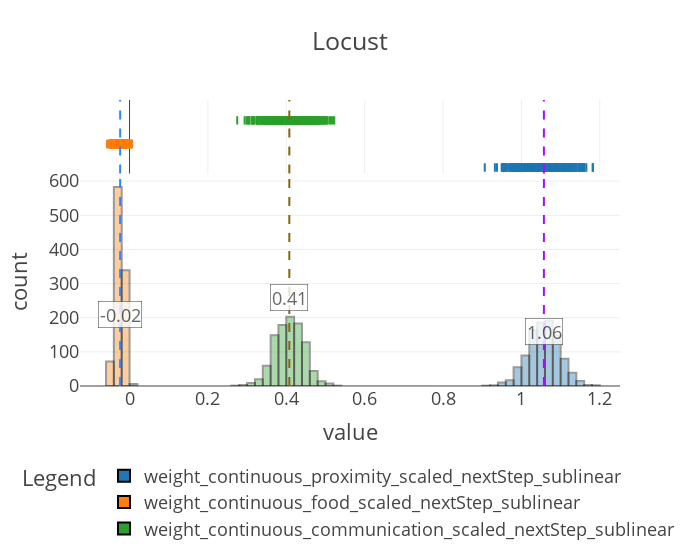

The cell this chart's notebook holds for it:
### Code cell
selected_sites = [
    key
    for key in results_locust["samples"].keys()
    if key.startswith("weight") and not key.endswith("sigma")
]
selected_samples = {key: results_locust["samples"][key] for key in selected_sites}

ft.plot_coefs(selected_samples, "Locust", nbins=120, ann_start_y=160, ann_break_y=50)

### Figure 1 — Plotly figure (JSON) as saved in the notebook; plotly's stock layout.template omitted (floating-point values rounded to 4 significant figures; data arrays with more than 128 entries replaced by an {"elided": "..."} marker saying what was removed)
{"data": [{"alignmentgroup": "True", "bingroup": "x", "hovertemplate": "coefficient=weight_continuous_proximity_scaled_nextStep_sublinear<br>value=%{x}<br>count=%{y}<extra></extra>", "legendgroup": "weight_continuous_proximity_scaled_nextStep_sublinear", "marker": {"color": "#1F77B4", "line": {"color": "Black", "width": 2}, "opacity": 0.4, "pattern": {"shape": ""}}, "name": "weight_continuous_proximity_scaled_nextStep_sublinear", "nbinsx": 120, "offsetgroup": "weight_continuous_proximity_scaled_nextStep_sublinear", "orientation": "v", "showlegend": true, "type": "histogram", "x": {"elided": "1000 float values"}, "xaxis": "x", "yaxis": "y"}, {"alignmentgroup": "True", "boxpoints": "all", "fillcolor": "rgba(255,255,255,0)", "hoveron": "points", "hovertemplate": "coefficient=weight_continuous_proximity_scaled_nextStep_sublinear<br>value=%{x}<extra></extra>", "jitter": 0, "legendgroup": "weight_continuous_proximity_scaled_nextStep_sublinear", "line": {"color": "rgba(255,255,255,0)"}, "marker": {"color": "#1F77B4", "line": {"color": "Black", "width": 2}, "symbol": "line-ns-open"}, "name": "weight_continuous_proximity_scaled_nextStep_sublinear", "offsetgroup": "weight_continuous_proximity_scaled_nextStep_sublinear", "showlegend": false, "type": "box", "x": {"elided": "1000 float values"}, "xaxis": "x2", "yaxis": "y2"}, {"alignmentgroup": "True", "bingroup": "x", "hovertemplate": "coefficient=weight_continuous_food_scaled_nextStep_sublinear<br>value=%{x}<br>count=%{y}<extra></extra>", "legendgroup": "weight_continuous_food_scaled_nextStep_sublinear", "marker": {"color": "#FF7F0E", "line": {"color": "Black", "width": 2}, "opacity": 0.4, "pattern": {"shape": ""}}, "name": "weight_continuous_food_scaled_nextStep_sublinear", "nbinsx": 120, "offsetgroup": "weight_continuous_food_scaled_nextStep_sublinear", "orientation": "v", "showlegend": true, "type": "histogram", "x": {"elided": "1000 float values"}, "xaxis": "x", "yaxis": "y"}, {"alignmentgroup": "True", "boxpoints": "all", "fillcolor": "rgba(255,255,255,0)", "hoveron": "points", "hovertemplate": "coefficient=weight_continuous_food_scaled_nextStep_sublinear<br>value=%{x}<extra></extra>", "jitter": 0, "legendgroup": "weight_continuous_food_scaled_nextStep_sublinear", "line": {"color": "rgba(255,255,255,0)"}, "marker": {"color": "#FF7F0E", "line": {"color": "Black", "width": 2}, "symbol": "line-ns-open"}, "name": "weight_continuous_food_scaled_nextStep_sublinear", "offsetgroup": "weight_continuous_food_scaled_nextStep_sublinear", "showlegend": false, "type": "box", "x": {"elided": "1000 float values"}, "xaxis": "x2", "yaxis": "y2"}, {"alignmentgroup": "True", "bingroup": "x", "hovertemplate": "coefficient=weight_continuous_communication_scaled_nextStep_sublinear<br>value=%{x}<br>count=%{y}<extra></extra>", "legendgroup": "weight_continuous_communication_scaled_nextStep_sublinear", "marker": {"color": "#2CA02C", "line": {"color": "Black", "width": 2}, "opacity": 0.4, "pattern": {"shape": ""}}, "name": "weight_continuous_communication_scaled_nextStep_sublinear", "nbinsx": 120, "offsetgroup": "weight_continuous_communication_scaled_nextStep_sublinear", "orientation": "v", "showlegend": true, "type": "histogram", "x": {"elided": "1000 float values"}, "xaxis": "x", "yaxis": "y"}, {"alignmentgroup": "True", "boxpoints": "all", "fillcolor": "rgba(255,255,255,0)", "hoveron": "points", "hovertemplate": "coefficient=weight_continuous_communication_scaled_nextStep_sublinear<br>value=%{x}<extra></extra>", "jitter": 0, "legendgroup": "weight_continuous_communication_scaled_nextStep_sublinear", "line": {"color": "rgba(255,255,255,0)"}, "marker": {"color": "#2CA02C", "line": {"color": "Black", "width": 2}, "symbol": "line-ns-open"}, "name": "weight_continuous_communication_scaled_nextStep_sublinear", "offsetgroup": "weight_continuous_communication_scaled_nextStep_sublinear", "showlegend": false, "type": "box", "x": {"elided": "1000 float values"}, "xaxis": "x2", "yaxis": "y2"}], "layout": {"annotations": [{"bgcolor": "white", "bordercolor": "black", "borderwidth": 0.5, "opacity": 0.8, "showarrow": false, "text": "1.06", "x": 1.057, "y": 160}, {"bgcolor": "white", "bordercolor": "black", "borderwidth": 0.5, "opacity": 0.8, "showarrow": false, "text": "-0.02", "x": -0.02394, "y": 210}, {"bgcolor": "white", "bordercolor": "black", "borderwidth": 0.5, "opacity": 0.8, "showarrow": false, "text": "0.41", "x": 0.4077, "y": 260}], "barmode": "overlay", "legend": {"orientation": "h", "title": {"text": "Legend"}, "tracegroupgap": 0, "x": 0.5, "xanchor": "center", "y": -0.25, "yanchor": "top"}, "shapes": [{"line": {"color": "#AA0DFE", "dash": "dash"}, "name": "Median (1.0572772026062012)", "type": "line", "x0": 1.057, "x1": 1.057, "xref": "x", "y0": 0, "y1": 1, "yref": "y domain"}, {"line": {"color": "#AA0DFE", "dash": "dash"}, "name": "Median (1.0572772026062012)", "type": "line", "x0": 1.057, "x1": 1.057, "xref": "x2", "y0": 0, "y1": 1, "yref": "y2 domain"}, {"line": {"color": "#3283FE", "dash": "dash"}, "name": "Median (-0.02393745444715023)", "type": "line", "x0": -0.02394, "x1": -0.02394, "xref": "x", "y0": 0, "y1": 1, "yref": "y domain"}, {"line": {"color": "#3283FE", "dash": "dash"}, "name": "Median (-0.02393745444715023)", "type": "line", "x0": -0.02394, "x1": -0.02394, "xref": "x2", "y0": 0, "y1": 1, "yref": "y2 domain"}, {"line": {"color": "#85660D", "dash": "dash"}, "name": "Median (0.4077197015285492)", "type": "line", "x0": 0.4077, "x1": 0.4077, "xref": "x", "y0": 0, "y1": 1, "yref": "y domain"}, {"line": {"color": "#85660D", "dash": "dash"}, "name": "Median (0.4077197015285492)", "type": "line", "x0": 0.4077, "x1": 0.4077, "xref": "x2", "y0": 0, "y1": 1, "yref": "y2 domain"}], "title": {"text": "Locust"}, "width": 700, "xaxis": {"anchor": "y", "domain": [0, 1], "title": {"text": "value"}}, "xaxis2": {"anchor": "y2", "domain": [0, 1], "matches": "x", "showgrid": true, "showticklabels": false}, "yaxis": {"anchor": "x", "domain": [0, 0.7326], "title": {"text": "count"}}, "yaxis2": {"anchor": "x2", "domain": [0.7426, 1], "matches": "y2", "showgrid": false, "showline": false, "showticklabels": false, "ticks": ""}}}
